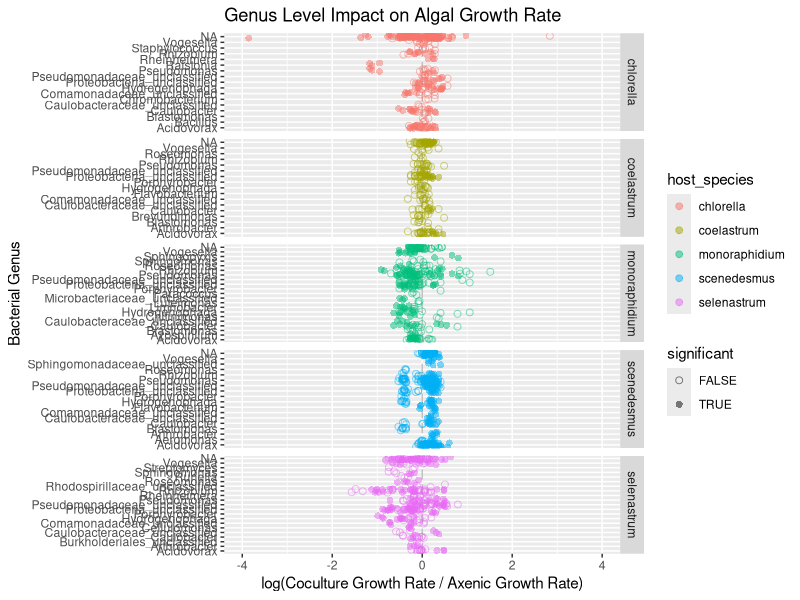
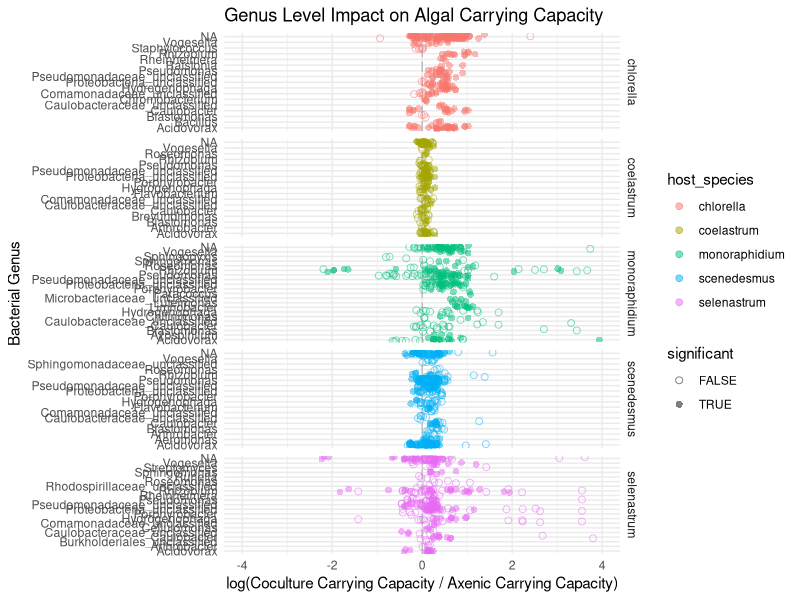
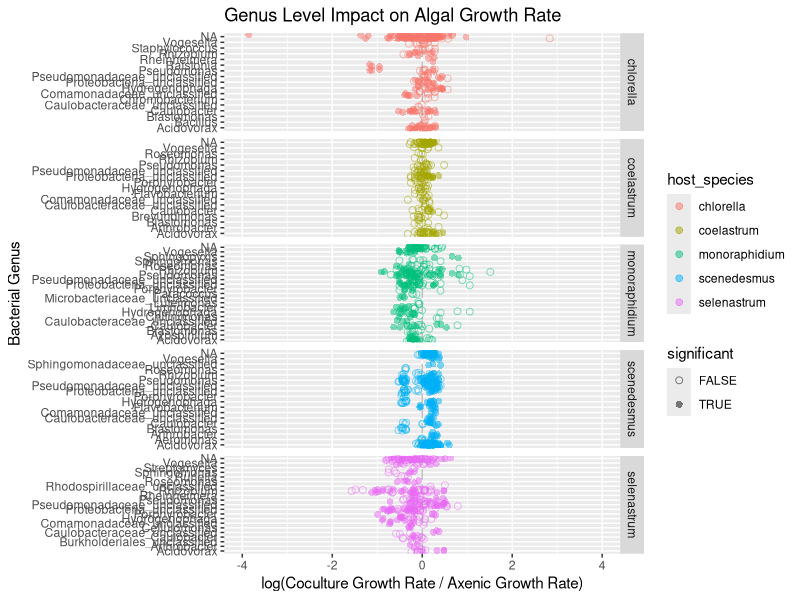
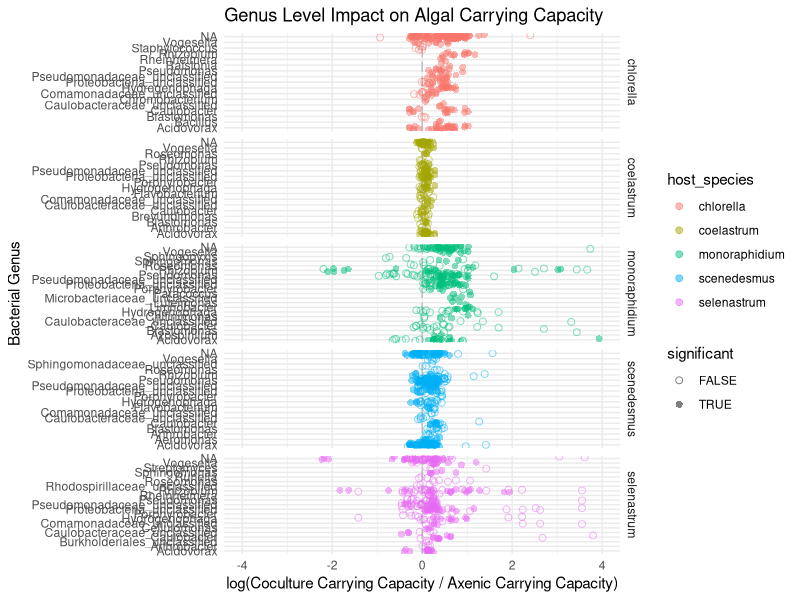

Generate these figures, in order, with R:
### This script uses collection_tax_data.csv and logistic_mod_stats_normCoefs.csv to build figure 2

##### Libraries ####
library(tidyverse)

#### Read in Data from Master ####
colors <- read.csv("./csv_files/colors.csv")%>%
  mutate(host_species = str_to_lower(hostLong))%>%
  select(host_species, color)

tax <- read.csv("./csv_files/collection_tax_data.csv") %>%
  arrange(., "Genus", desc = T)

stats_normCoefs <- read.csv("./csv_files/logistic_mod_stats_normCoefs.csv")%>%
  mutate(Isolate = ifelse(str_detect(Isolate, "\\.") == T,
                          str_replace(Isolate, "\\.", ","), Isolate))%>%
  # grubbs()%>% (Unneeded because grubbs run in master)
  filter(outlier == F)

#### Faceted Plots ####
grPlot_facet <- stats_normCoefs %>%
  mutate(significant = ifelse(pGR_greater <= 0.05| pGR_less <= 0.05, T, F))%>%
  drop_na()%>%
  left_join(., colors)%>%
  left_join(., tax)%>%
  ggplot(., aes(y = Genus, x = logNormGR, color = host_species, shape = significant))+ # genus
  # ggplot(., aes(y = Family, x = logNormGR, color = host_species, shape = significant))+ # fam
  geom_vline(aes(xintercept = 0), color = "grey", linetype = "longdash")+
  geom_point(size = 2, alpha = 0.5, position = "jitter")+
  scale_shape_manual(values = c(1, 16))+
  xlim(-4, 4)+
  labs(x = "log(Coculture Growth Rate / Axenic Growth Rate)",
       y = "Bacterial Genus",
       title = "Genus Level Impact on Algal Growth Rate")+ ## Genus
       # y = "Bacterial Family",
       # title = "Family Level Impact on Algal Growth Rate")+ ## Family
  facet_grid(vars(host_species), scales = "free_y")+
  scale_color_manual(values = colors$color)
grPlot_facet

ggsave("./fig2/growthRate_plot_facet.pdf", grPlot_facet, device = "pdf", height = 10, width = 8)

ccPlot_facet <- stats_normCoefs %>%
  mutate(significant = ifelse(pCC_greater <= 0.05 | pCC_less <= 0.05, T, F))%>%
  drop_na()%>%
  left_join(., tax)%>%
  ggplot(., aes(y = Genus, x = logNormCC, color = host_species, shape = significant))+ # genus
  # ggplot(., aes(y = Family, x = logNormCC, color = host_species, shape = significant))+ # fam
  geom_vline(aes(xintercept = 0), color = "grey", linetype = "longdash")+
  geom_point(size = 2, alpha = 0.5, position = "jitter")+
  scale_shape_manual(values = c(1, 16))+
  xlim(-4, 4)+
  labs(x = "log(Coculture Carrying Capacity / Axenic Carrying Capacity)",
       y = "Bacterial Genus",
       title = "Genus Level Impact on Algal Carrying Capacity")+ ## genus
       # y = "Bacterial Family",
       # title = "Family Level Impact on Algal Carrying Capacity")+ ## family
  facet_grid(vars(host_species), scales = "free_y")+
  theme_minimal() +
  scale_color_manual(values = colors$color)
ccPlot_facet

ggsave("./fig2/carryingCapacity_plot_facet.pdf", ccPlot_facet, device = "pdf", height = 10, width = 8)
